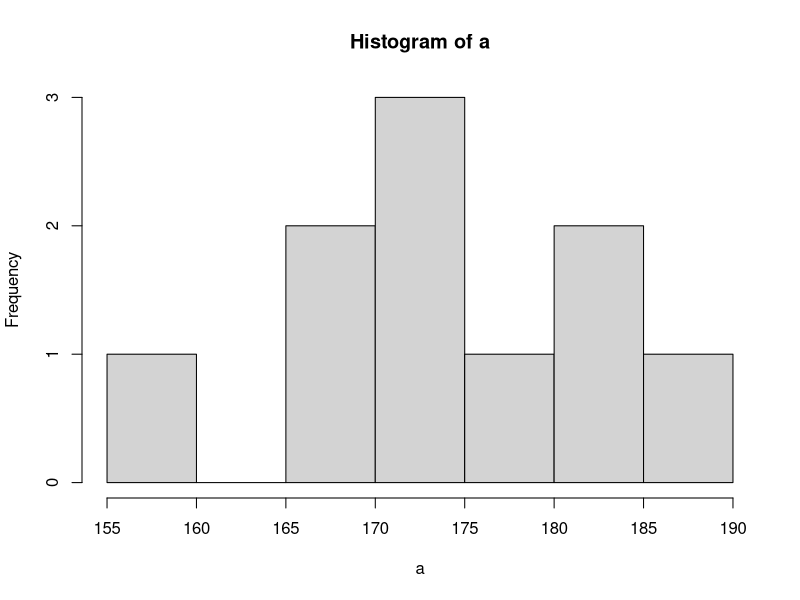
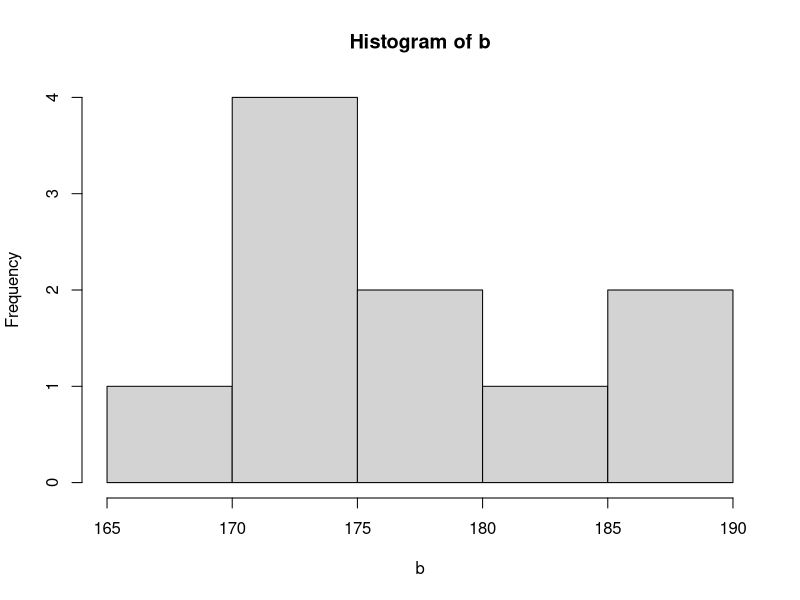

Source code (R) for these figures, in order:
#	tutorial: http://www.r-bloggers.com/two-sample-students-t-test-1/

setwd("/Users/dxc/myProjects/statR")
pdf("t_test.pdf")


a <- c(175, 168, 168, 190, 156, 181, 182, 175, 174, 179)
b <- c(185, 169, 173, 173, 188, 186, 175, 174, 179, 180)


#	t-test

#	to compare the means of two groups
#	under these key assumptions that
#	both samples are: 	
#		- RANDOM
#		- INDEPENDENT
#		- come from NORMALLY-DISTRIBUTED
#		  population with unknown but 
#		  equal variances

a
hist(a)

b
hist(b)

############################################

#		taking F-test using 
#			>	var.test(a,b)

############################################

	var.test(a,b)

#	F test to compare two variances
#	
#		data:  a and b
#		F = 2.1028, num df = 9, denom df = 9, p-value = 0.2834

#		alternative hypothesis: true ratio of variances is not equal to 1

#		95 percent confidence interval:
#		 	0.5223017 8.4657950

#		sample estimates:
#			ratio of variances 
#	          	2.102784

#		CONCLUSIONS:
#
#			We obtained p-value greater than 0.05, then we can assume that 
#			the two variances are homogeneous.
#


#	Indeed we can compare the computed value of F against the TABULATED VALUE of 
#	F for alpha = 0.05, degrees of freedom of numerator = 9, and degrees of 
#	freedom of denominator = 9, using the function qf(p, df.num, df.den):

	qf(0.95, 9, 9)
	#	3.178893

#	----	

#	COMPUTED_F = 2.1028
#	TABULATED_F = 3.178893
	
	#	(COMPUTED_F < TABULATED_F) -----> FAIL TO REJECT THE NULL HYPOTHESIS
	#	therefore we accept the Ho: homogeneity of variances


	#	|    
	#	|    ##
	#	|  #    #
	#	|#         #
	#	|             #
	#	|		         #
	#	|			           #
	#-----------------------------------
	#	NOTE: The F distribution has only one tail, so with a confidence level of 95%,
	#	p = 0.95. Conversely, the t-distribution has two tails, and in the R’s function
	#	qt(p, df) we insert a value p = 0975 when you’re testing a two-tailed alternative 
	#	hypothesis.


############################################
############################################
############################################


############################################

#		taking T-Test using 

#			>	t.test(a,b, var.equal=TRUE, paired=FALSE)

#			Then call the function t.test for homogeneous variances (var.equal = TRUE) 
#			and independent samples (paired = FALSE: you can omit this because the 
#			function works on independent samples by default) in this way:

############################################

	t.test(a,b, var.equal=TRUE, paired=FALSE)

	#	Two Sample t-test

	#	data:  a and b

	#	t = -0.94737, df = 18, p-value = 0.356

	#	alternative hypothesis: true difference in means is not equal to 0

	#	95 percent confidence interval:
	#	-10.93994   4.13994

	#	sample estimates:
		#	mean of x mean of y 
		#		174.8     	178.2

	#	We obtained p-value greater than 0.05, then we can conclude that the averages
	#	of two groups are significantly similar. Indeed the value of t-computed is less 
	#	than the tabulated t-value for 18 degrees of freedom, which in R we can calculate:

	qt(0.975, 18)
	#	2.100922

	#	COMPUTED_T = -0.94737
	#	TABULATED_T = 2.100922

		#	COMPUTED_T < TABULATED_T ---------> FAIL TO REJECT NULL:
		#	This confirms that we can accept the null hypothesis H0 of equality of the means.

############################################

